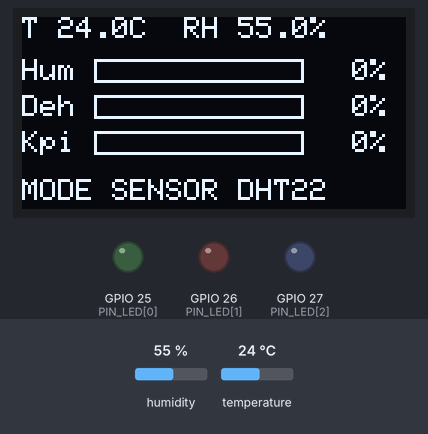
A sketch run on a simulated ESP32. On the bench: 128×64 one-colour display, output pins drawn as LEDs (lit = HIGH). The test bench sets the inputs (shaded band); at power-on: humidity 55 %, temperature 24 °C. What the sketch prints to the serial monitor is not drawn.

Above: at 2.8 s.
2.9 s: humidity set to 22 %
At 4.7 s:
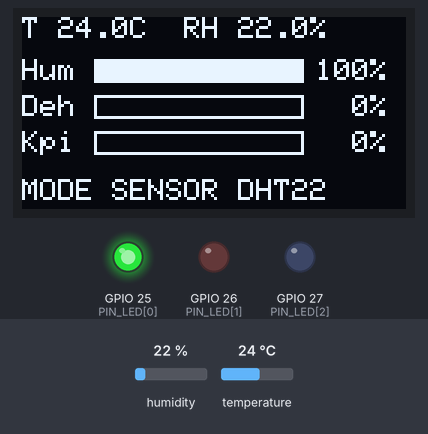
5.6 s: temperature set to 12 °C
At 7.4 s:
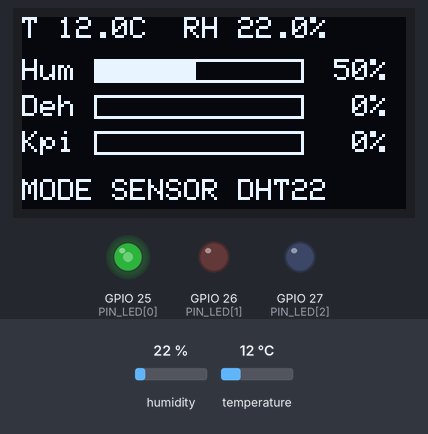
8.3 s: humidity set to 68 %
At 11.4 s:
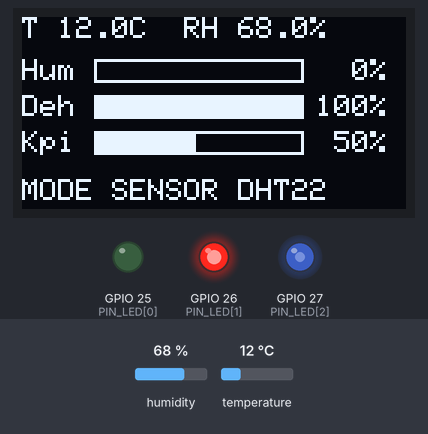
11.7 s: temperature set to 19 °C
At 13.0 s:
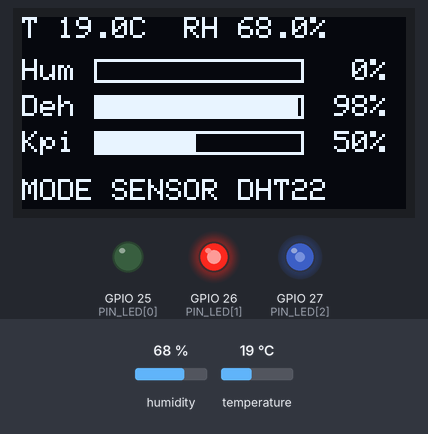
14.4 s: humidity set to 40 %
At 17.1 s:
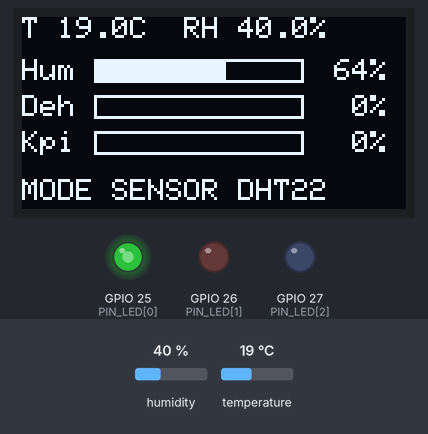
17.8 s: temperature set to 28 °C
At 19.8 s:
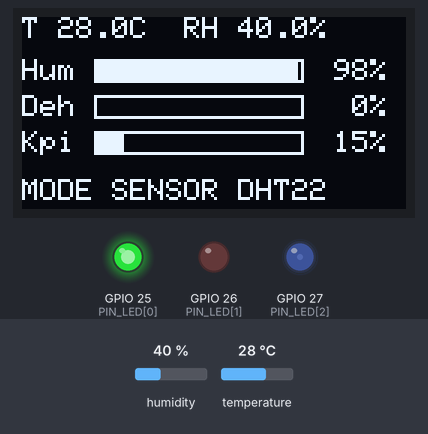
Timing chart, 0 to 21.3 s (numbered marks = the images above; inputs shaded):
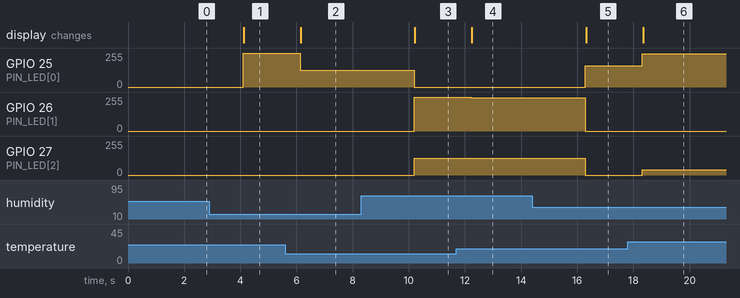

Measured:
- after the input at 2.9 s, GPIO 25 (PIN_LED[0]): 0/255 → 255/255 after 1.2 s; the display: changes after 1.2 s (image 1)
- after the input at 5.6 s, GPIO 25 (PIN_LED[0]): 255/255 → 127/255 after 0.53 s; the display: changes after 0.56 s (image 2)
- after the input at 8.3 s, GPIO 25 (PIN_LED[0]): 127/255 → 0/255 after 1.9 s; GPIO 26 (PIN_LED[1]): 0/255 → 255/255 after 1.9 s; GPIO 27 (PIN_LED[2]): 0/255 → 127/255 after 1.9 s; the display: changes after 1.9 s (image 3)
- after the input at 11.7 s, GPIO 26 (PIN_LED[1]): 255/255 → 249/255 after 0.53 s; the display: changes after 0.55 s (image 4)
- after the input at 14.4 s, GPIO 25 (PIN_LED[0]): 0/255 → 161/255 after 1.9 s; GPIO 26 (PIN_LED[1]): 249/255 → 0/255 after 1.9 s; GPIO 27 (PIN_LED[2]): 127/255 → 0/255 after 1.9 s; the display: changes after 1.9 s (image 5)
- after the input at 17.8 s, GPIO 25 (PIN_LED[0]): 161/255 → 248/255 after 0.52 s; GPIO 27 (PIN_LED[2]): 0/255 → 38/255 after 0.52 s; the display: changes after 0.55 s (image 6)

The sketch:

sketch.ino
```cpp
#include <Arduino.h>
#include <Wire.h>
#include <Adafruit_GFX.h>
#include <Adafruit_SSD1306.h>
#include <DHT.h>

#define MODE_UJI 0   // 1 = 17 titik uji otomatis (untuk dibandingkan dengan MATLAB)
                     // 0 = baca sensor DHT22 (geser slider di Wokwi)

// ---------------- Pin ----------------
#define PIN_DHT 4
const int PIN_LED[3] = {25, 26, 27};            // Humidifier, Dehumidifier, Kipas
const char* NAMA_AKT[3] = {"Hum", "Deh", "Kpi"};

// ---------------- Konstanta desain ----------------
const float DEADBAND = 10.0f;    // % (asumsi desain)

// ==== INTI FUZZY (mulai) ====
float yMin = 0, yMax = 100;
float muOut[3][101];             // himpunan keluaran, sampel x = 0..100

float trapmf(float x, float a, float b, float c, float d) {
  float l = (x >= b) ? 1.0f : ((b > a) ? (x - a) / (b - a) : 0.0f);
  float r = (x <= c) ? 1.0f : ((d > c) ? (d - x) / (d - c) : 0.0f);
  float m = fminf(l, r);
  return (m < 0.0f) ? 0.0f : m;
}
float trimf(float x, float a, float b, float c) { return trapmf(x, a, b, b, c); }

// Rule base: {suhu, RH, humidifier, dehumidifier, kipas}, indeks mulai 0
// Suhu: 0=Rendah 1=Normal 2=Tinggi | RH: 0=Kering 1=Ideal 2=Lembab
// Output: 0=Rendah 1=Sedang 2=Tinggi
const uint8_t RULE[9][5] = {
  {0,0, 1,0,0},  // R1
  {0,1, 0,0,0},  // R2
  {0,2, 0,2,1},  // R3
  {1,0, 2,0,0},  // R4
  {1,1, 0,0,0},  // R5
  {1,2, 0,2,1},  // R6
  {2,0, 2,0,1},  // R7
  {2,1, 0,0,2},  // R8
  {2,2, 0,2,2}   // R9
};

void inisialisasiOutput() {
  for (int i = 0; i <= 100; i++) {
    muOut[0][i] = trapmf(i, 0, 0, 25, 50);
    muOut[1][i] = trimf(i, 25, 50, 75);
    muOut[2][i] = trapmf(i, 50, 75, 100, 100);
  }
}

// y[0..2] = centroid mentah Humidifier, Dehumidifier, Kipas
void inferensi(float suhu, float rh, float y[3]) {
  suhu = fminf(fmaxf(suhu, 0.0f), 50.0f);   // jepit ke semesta input
  rh   = fminf(fmaxf(rh,   0.0f), 100.0f);
  float ms[3] = { trapmf(suhu, 0, 0, 18, 22), trapmf(suhu, 18, 22, 25, 35), trapmf(suhu, 25, 35, 50, 50) };
  float mr[3] = { trapmf(rh, 0, 0, 40, 45), trapmf(rh, 40, 45, 55, 60), trapmf(rh, 55, 60, 100, 100) };
  float w[9];
  for (int r = 0; r < 9; r++) w[r] = fminf(ms[RULE[r][0]], mr[RULE[r][1]]);   // AND = min
  for (int k = 0; k < 3; k++) {
    float num = 0, den = 0;
    for (int i = 0; i <= 100; i++) {
      float agg = 0;
      for (int r = 0; r < 9; r++)                                              // implikasi = min, agregasi = max
        agg = fmaxf(agg, fminf(w[r], muOut[RULE[r][2 + k]][i]));
      num += i * agg;  den += agg;
    }
    y[k] = (den > 0) ? num / den : 0.0f;                                       // centroid
  }
}

float kePWM(float y) {
  float p = (y - yMin) / (yMax - yMin) * 100.0f;
  p = fminf(fmaxf(p, 0.0f), 100.0f);
  if (p < DEADBAND) p = 0;
  return p;
}

void kalibrasi() {
  float y[3];
  inferensi(24, 50, y);  yMin = y[0];   // centroid himpunan Rendah
  inferensi(40, 80, y);  yMax = y[1];   // centroid himpunan Tinggi
}
// ==== INTI FUZZY (selesai) ====

// ---------------- Perangkat ----------------
Adafruit_SSD1306 display(128, 64, &Wire, -1);
DHT dht(PIN_DHT, DHT22);

void pwmInit() {
#if ESP_ARDUINO_VERSION_MAJOR >= 3
  for (int k = 0; k < 3; k++) ledcAttach(PIN_LED[k], 5000, 8);
#else
  for (int k = 0; k < 3; k++) { ledcSetup(k, 5000, 8); ledcAttachPin(PIN_LED[k], k); }
#endif
}
void pwmTulis(int k, float persen) {
  int duty = (int)roundf(persen * 2.55f);
#if ESP_ARDUINO_VERSION_MAJOR >= 3
  ledcWrite(PIN_LED[k], duty);
#else
  ledcWrite(k, duty);
#endif
}

void tampilOLED(float t, float rh, const float pwm[3], const char* info) {
  char buf[24];
  display.clearDisplay();
  display.setTextSize(1);
  display.setTextColor(SSD1306_WHITE);
  snprintf(buf, sizeof buf, "T %.1fC  RH %.1f%%", t, rh);
  display.setCursor(0, 0);  display.print(buf);
  for (int k = 0; k < 3; k++) {
    int y0 = 14 + k * 12;
    display.setCursor(0, y0);  display.print(NAMA_AKT[k]);
    display.drawRect(24, y0, 70, 8, SSD1306_WHITE);
    display.fillRect(24, y0, (int)(pwm[k] * 0.70f), 8, SSD1306_WHITE);
    snprintf(buf, sizeof buf, "%3d%%", (int)roundf(pwm[k]));
    display.setCursor(98, y0);  display.print(buf);
  }
  display.setCursor(0, 54);
  display.print(info);
  display.display();
}

void proses(float t, float rh, const char* label, const char* info) {
  float y[3], pwm[3];
  inferensi(t, rh, y);
  for (int k = 0; k < 3; k++) { pwm[k] = kePWM(y[k]); pwmTulis(k, pwm[k]); }
  Serial.printf("%s,%.1f,%.1f,%.3f,%.3f,%.3f,%.3f,%.3f,%.3f\n",
                label, t, rh, y[0], y[1], y[2], pwm[0], pwm[1], pwm[2]);
  tampilOLED(t, rh, pwm, info);
}

// ---------------- Titik uji (sama dengan Tabel_uji.csv MATLAB) ----------------
const int N_UJI = 17;
const float UJI[N_UJI][2] = {
  {15,30},{15,50},{15,80},{23.5,30},{23.5,50},{23.5,80},{40,30},{40,50},{40,80},
  {24,42.5},{24,57.5},{20,50},{30,50},{27,52},{20,42},{30,35},{30,65}
};
const char* LABEL[N_UJI] = {
  "Inti-R1","Inti-R2","Inti-R3","Inti-R4","Inti-R5","Inti-R6","Inti-R7","Inti-R8","Inti-R9",
  "Transisi-1","Transisi-2","Transisi-3","Transisi-4","Transisi-5","Transisi-6","Transisi-7","Transisi-8"
};

void setup() {
  Serial.begin(115200);
  Wire.begin(21, 22);
  if (!display.begin(SSD1306_SWITCHCAPVCC, 0x3C)) Serial.println("# OLED tidak ditemukan");
  pwmInit();
  dht.begin();
  inisialisasiOutput();
  kalibrasi();
  Serial.printf("# y_min = %.3f | y_max = %.3f | dead-band = %.0f %%\n", yMin, yMax, DEADBAND);
  Serial.println("Kasus,Suhu,RH,y_Hum,y_Deh,y_Kipas,PWM_Hum,PWM_Deh,PWM_Kipas");
}

void loop() {
#if MODE_UJI
  static int idx = 0;
  if (idx < N_UJI) {
    char info[24];
    snprintf(info, sizeof info, "UJI %d/%d %s", idx + 1, N_UJI, LABEL[idx]);
    proses(UJI[idx][0], UJI[idx][1], LABEL[idx], info);
    idx++;
    delay(3000);
  } else {
    if (idx == N_UJI) { Serial.println("# SELESAI"); idx++; }
    delay(1000);
  }
#else
  float t = dht.readTemperature();
  float h = dht.readHumidity();
  if (isnan(t) || isnan(h)) {
    Serial.println("# Gagal membaca DHT22");
  } else {
    proses(t, h, "Sensor", "MODE SENSOR DHT22");
  }
  delay(2000);   // DHT22 maks. ~0,5 Hz
#endif
}
```
